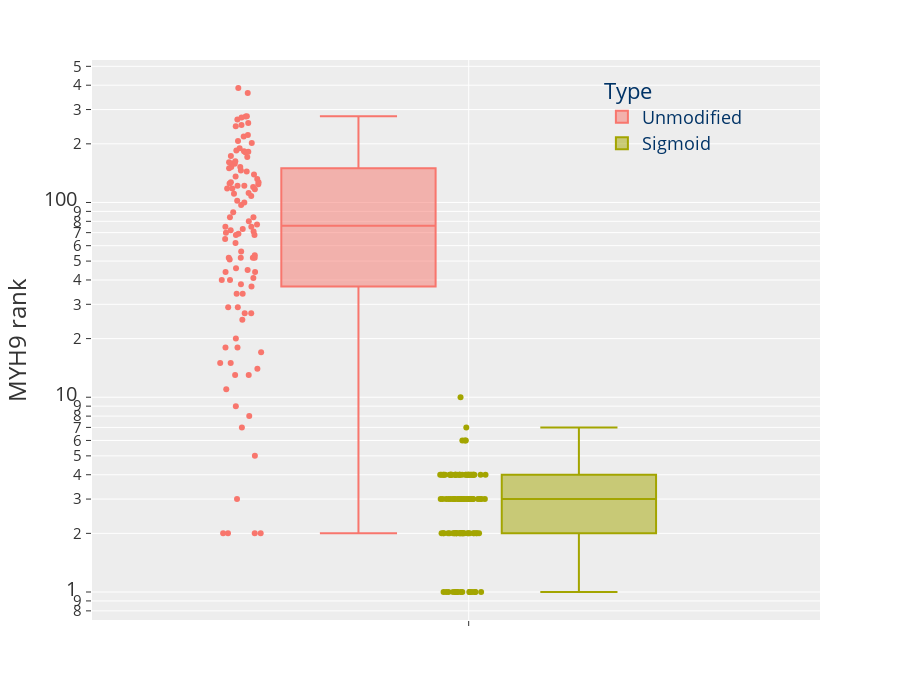

Notebook code cell kept with this figure:
### Code cell
gene = "MYH9"

# Get the neighbors for the gene
n_stats, n_df = sel_gt.get_gene_neigbhors(gene_name=gene)
neighbors = list(n_df.index)

# Rank the neighbors ranking in unmodified corr matrix
unmodified_rank = corr_df.loc[neighbors, :].rank(ascending=False, axis=1)
ahr_ranked = pd.DataFrame(unmodified_rank.loc[:, gene].rename(gene))
ahr_ranked["Type"] = "Unmodified"

### Check for modified correlation of sigmoid
modified_rank = modified_corr_df.loc[neighbors, :].rank(ascending=False, axis=1)
ahr_ranked_modified = pd.DataFrame(modified_rank.loc[:, gene].rename(gene))
ahr_ranked_modified["Type"] = "Sigmoid"

comb_rank = pd.concat([ahr_ranked, ahr_ranked_modified], axis=0).reset_index(names="gene")
fig = px.box(comb_rank, y=gene, color="Type", points="all", hover_data="gene", log_y=True)
fig = fig.update_layout(
    title="",
    legend=dict(
        title="Type",
        yanchor="middle",
        xanchor="center",
        y=0.90,
        x=0.8,
        bgcolor="rgba(0,0,0,0)",
        font=dict(size=18, color="#003366"),
    ),
    yaxis=dict(tickfont=dict(size=20), title=f"{gene} rank"),
    # xaxis=dict(tickfont=dict(size=20), title=""),
    font=dict(size=20),
    height=700,
)
fig.show()
# save_fig(name=f"{gene}_box", fig=fig, base_path=f"{figures_path}/corr_analysis/", width=800, height=600, margin=0.02)

### Figure 1 — Plotly figure (JSON) as saved in the notebook; plotly's stock layout.template omitted (floating-point values rounded to 4 significant figures)
{"data": [{"alignmentgroup": "True", "boxpoints": "all", "customdata": [["MYH10"], ["PRKDC"], ["WNK1"], ["MICAL2"], ["LINC00707"], ["MRAS"], ["XYLT1"], ["ETV5"], ["CBARP"], ["BEND3"], ["ZNF775"], ["ETV4"], ["RFTN1"], ["SOX9"], ["C1QTNF6"], ["DNMT1"], ["NF2"], ["PRAG1"], ["HIF1A"], ["ASPHD2"], ["PGM2L1"], ["SMTN"], ["RASA3"], ["CYTH3"], ["LSS"], ["ARNTL2"], ["PDLIM7"], ["EGFR"], ["PCDHGC3"], ["SH3PXD2A"], ["SORBS3"], ["WDFY2"], ["MTSS1"], ["ITPRID2"], ["CSRP1"], ["ENSG00000271452"], ["CSGALNACT2"], ["CAMTA2-AS1"], ["OGFRP1"], ["LINC02693"], ["THSD4"], ["SLC39A10"], ["PTPN14"], ["ITPR3"], ["ITGA3"], ["PXN"], ["OSMR"], ["APBB2"], ["SLC38A1"], ["MYOM3"], ["ENSG00000233665"], ["PPARD"], ["UTP20"], ["PTPRG"], ["PODXL"], ["ENSG00000228150"], ["SH3PXD2A-AS1"], ["EDIL3-DT"], ["XRRA1"], ["ENSG00000289720"], ["PTPRK"], ["PRR5L"], ["ENG"], ["SPRY4-AS1"], ["FOXO3B"], ["ZNF24TR"], ["ENSG00000290573"], ["ENSG00000267139"], ["SNCA"], ["PODNL1"], ["ANKRD13B"], ["ENSG00000271978"], ["ABCA1"], ["CREG2"], ["ENSG00000289332"], ["TMCC3"], ["VPS9D1-AS1"], ["LYAR"], ["ENSG00000285976"], ["AREG"], ["SEMA7A"], ["CDC42EP1"], ["ARHGAP21"], ["TNFRSF10A"], ["ENSG00000276851"], ["PINX1"], ["LIPG"], ["TAGLN"], ["EPB41L2"], ["CARD10"], ["DCBLD1"], ["DHCR7"], ["CORO1C"], ["HMOX2"], ["TNFRSF10A-AS1"], ["COL1A1"], ["ZNF691-DT"], ["PHLDA1-DT"], ["ENSG00000280018"], ["ENSG00000251293"], ["TENM4"], ["GTF2H2"], ["SMC1A"], ["TCOF1"], ["ITGA2"], ["ITGAV"]], "hovertemplate": "Type=Unmodified<br>MYH9=%{y}<br>gene=%{customdata[0]}<extra></extra>", "legendgroup": "Unmodified", "marker": {"color": "#F8766D"}, "name": "Unmodified", "notched": false, "offsetgroup": "Unmodified", "orientation": "v", "showlegend": true, "type": "box", "x0": " ", "xaxis": "x", "y": [364.5, 277, 7, 3, 125, 13, 122, 158.5, 146, 34, 267, 273, 181, 80, 218, 250, 152, 144, 276, 127, 111, 120, 44, 122, 53.5, 84, 52, 56, 37, 40, 163, 190, 89, 40, 387, 185, 84, 161, 222, 152, 127, 102, 41, 2, 27, 29, 18, 77, 70, 112, 68, 18, 46, 183, 73, 246, 202, 13, 71, 27, 97, 15, 118, 8, 9, 68, 11, 5, 108, 173, 38, 2, 51, 62, 118, 2, 45, 139, 171, 158, 20, 69, 15, 117, 136, 207, 124, 14, 52, 182, 132, 256, 52, 150, 75, 75, 100, 25, 52, 34, 29, 65, 17, 2, 44, 72], "y0": " ", "yaxis": "y"}, {"alignmentgroup": "True", "boxpoints": "all", "customdata": [["MYH10"], ["PRKDC"], ["WNK1"], ["MICAL2"], ["LINC00707"], ["MRAS"], ["XYLT1"], ["ETV5"], ["CBARP"], ["BEND3"], ["ZNF775"], ["ETV4"], ["RFTN1"], ["SOX9"], ["C1QTNF6"], ["DNMT1"], ["NF2"], ["PRAG1"], ["HIF1A"], ["ASPHD2"], ["PGM2L1"], ["SMTN"], ["RASA3"], ["CYTH3"], ["LSS"], ["ARNTL2"], ["PDLIM7"], ["EGFR"], ["PCDHGC3"], ["SH3PXD2A"], ["SORBS3"], ["WDFY2"], ["MTSS1"], ["ITPRID2"], ["CSRP1"], ["ENSG00000271452"], ["CSGALNACT2"], ["CAMTA2-AS1"], ["OGFRP1"], ["LINC02693"], ["THSD4"], ["SLC39A10"], ["PTPN14"], ["ITPR3"], ["ITGA3"], ["PXN"], ["OSMR"], ["APBB2"], ["SLC38A1"], ["MYOM3"], ["ENSG00000233665"], ["PPARD"], ["UTP20"], ["PTPRG"], ["PODXL"], ["ENSG00000228150"], ["SH3PXD2A-AS1"], ["EDIL3-DT"], ["XRRA1"], ["ENSG00000289720"], ["PTPRK"], ["PRR5L"], ["ENG"], ["SPRY4-AS1"], ["FOXO3B"], ["ZNF24TR"], ["ENSG00000290573"], ["ENSG00000267139"], ["SNCA"], ["PODNL1"], ["ANKRD13B"], ["ENSG00000271978"], ["ABCA1"], ["CREG2"], ["ENSG00000289332"], ["TMCC3"], ["VPS9D1-AS1"], ["LYAR"], ["ENSG00000285976"], ["AREG"], ["SEMA7A"], ["CDC42EP1"], ["ARHGAP21"], ["TNFRSF10A"], ["ENSG00000276851"], ["PINX1"], ["LIPG"], ["TAGLN"], ["EPB41L2"], ["CARD10"], ["DCBLD1"], ["DHCR7"], ["CORO1C"], ["HMOX2"], ["TNFRSF10A-AS1"], ["COL1A1"], ["ZNF691-DT"], ["PHLDA1-DT"], ["ENSG00000280018"], ["ENSG00000251293"], ["TENM4"], ["GTF2H2"], ["SMC1A"], ["TCOF1"], ["ITGA2"], ["ITGAV"]], "hovertemplate": "Type=Sigmoid<br>MYH9=%{y}<br>gene=%{customdata[0]}<extra></extra>", "legendgroup": "Sigmoid", "marker": {"color": "#A3A500"}, "name": "Sigmoid", "notched": false, "offsetgroup": "Sigmoid", "orientation": "v", "showlegend": true, "type": "box", "x0": " ", "xaxis": "x", "y": [10, 6, 2, 2, 4, 2, 3, 2, 2, 1, 6, 4, 4, 1, 4, 6, 4, 3, 7, 3, 4, 4, 1, 3, 1, 3, 3, 1, 2, 3, 3, 4, 4, 2, 4, 3, 2, 4, 4, 4, 4, 4, 4, 1, 1, 2, 1, 2, 3, 4, 4, 2, 4, 2, 2, 4, 4, 2, 4, 3, 3, 2, 3, 2, 3, 3, 1, 2, 2, 4, 3, 2, 3, 2, 3, 1, 4, 3, 2, 2, 1, 1, 1, 3, 3, 1, 4, 1, 4, 4, 4, 3, 3, 2, 3, 4, 2, 2, 2, 2, 3, 3, 4, 1, 1, 4], "y0": " ", "yaxis": "y"}], "layout": {"boxmode": "group", "font": {"size": 20}, "height": 700, "legend": {"bgcolor": "rgba(0,0,0,0)", "font": {"color": "#003366", "size": 18}, "title": {"text": "Type"}, "tracegroupgap": 0, "x": 0.8, "xanchor": "center", "y": 0.9, "yanchor": "middle"}, "margin": {"t": 60}, "title": {"text": ""}, "xaxis": {"anchor": "y", "domain": [0, 1]}, "yaxis": {"anchor": "x", "domain": [0, 1], "tickfont": {"size": 20}, "title": {"text": "MYH9 rank"}, "type": "log"}}}
